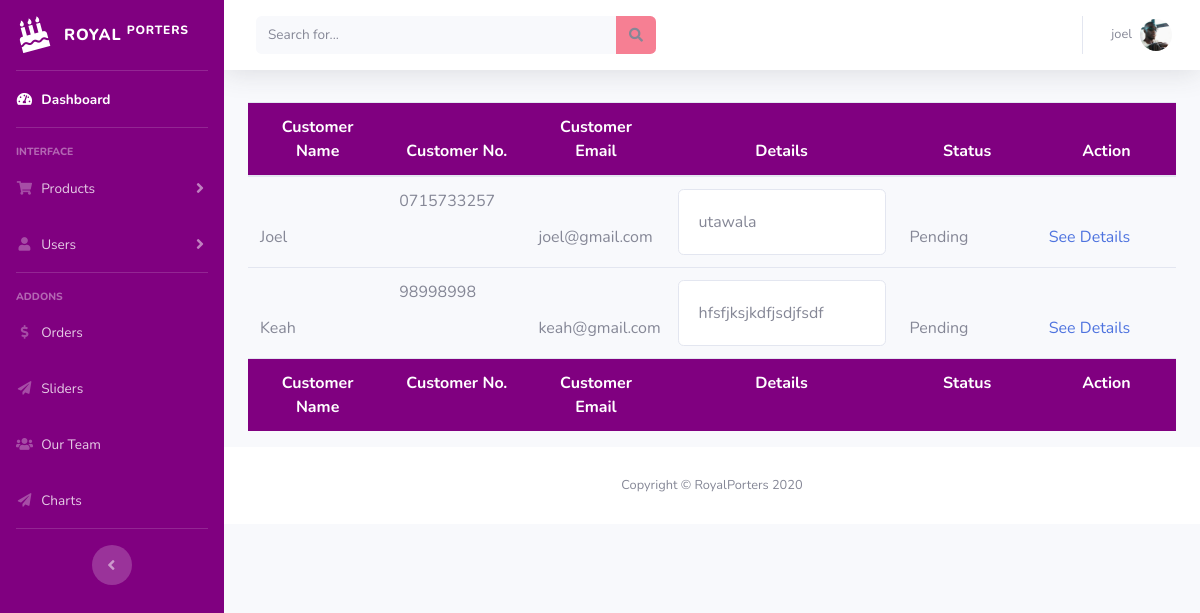
The page /royalporters/admin/pending.php (signed in) on the database its author committed.
### tables this page shows
CREATE TABLE `orders` (
  `order_id` int(255) NOT NULL,
  `customer_name` varchar(255) NOT NULL,
  `customer_id` varchar(255) DEFAULT NULL,
  `customer_email` varchar(255) NOT NULL,
  `customer_number` varchar(255) NOT NULL,
  `customer_address` varchar(255) NOT NULL,
  `cart_id` int(11) NOT NULL,
  `status` varchar(100) NOT NULL DEFAULT 'Pending'
);

### royalporters/admin/pending.php (the view, shortened to what this page needs)
<?php
include("../db.php");
$sql = "SELECT * FROM orders WHERE status = 'Pending'";
$result = mysqli_query($con, $sql);
?>
<!DOCTYPE html>
<html lang="en">
<head>
  <link href="vendor/fontawesome-free/css/all.min.css" rel="stylesheet" type="text/css">
  <link href="css/sb-admin-2.min.css" rel="stylesheet">
  <link rel="stylesheet" href="https://cdn.datatables.net/1.10.20/css/dataTables.bootstrap4.min.css"></link>
</head>
<body id="page-top">
  <div id="wrapper">
    <ul class="navbar-nav sidebar sidebar-dark accordion" id="accordionSidebar" style="background-color: purple">
      <a class="sidebar-brand d-flex align-items-center justify-content-center" href="index.html">
        <div class="sidebar-brand-icon rotate-n-15">
          <i class="fas fa-birthday-cake"></i>
        </div>
        <div class="sidebar-brand-text mx-3">ROYAL <sup>PORTERS</sup></div>
      </a>
      <hr class="sidebar-divider my-0">
      <li class="nav-item active">
        <a class="nav-link" href="<?= BASEURL ?>admin/index_admin.php">
          <i class="fas fa-fw fa-tachometer-alt"></i>
          <span>Dashboard</span></a>
      </li>
      <hr class="sidebar-divider">
      <div class="sidebar-heading">
        Interface
      </div>
      <li class="nav-item">
        <a class="nav-link collapsed" href="#" data-toggle="collapse" data-target="#collapseTwo" aria-expanded="true" aria-controls="collapseTwo">
          <i class="fas fa-fw fa-shopping-cart"></i>
          <span>Products</span>
        </a>
      </li>
      <li class="nav-item">
        <a class="nav-link collapsed" href="#" data-toggle="collapse" data-target="#collapseUtilities" aria-expanded="true" aria-controls="collapseUtilities">
          <i class="fas fa-fw fa-user"></i>
          <span>Users</span>
        </a>
      </li>
      <hr class="sidebar-divider">
      <div class="sidebar-heading">
        Addons
      </div>
      <li class="nav-item">
        <a class="nav-link" href="<?= BASEURL ?>admin/orders.php">
          <i class="fas fa-fw fa-dollar-sign"></i>
          <span>Orders</span></a>
      </li>
      <li class="nav-item">
        <a class="nav-link" href="<?= BASEURL ?>admin/slider.php">
          <i class="fas fa-fw fa-paper-plane"></i>
          <span>Sliders</span></a>
      </li>
      <li class="nav-item">
        <a class="nav-link" href="<?= BASEURL ?>admin/ourteam.php">
          <i class="fas fa-fw fa-users"></i>
          <span>Our Team</span></a>
      </li>
      <li class="nav-item">
        <a class="nav-link" href="<?= BASEURL ?>admin/charts.php">
          <i class="fas fa-fw fa-paper-plane"></i>
          <span>Charts</span></a>
      </li>
      <hr class="sidebar-divider d-none d-md-block">
      <div class="text-center d-none d-md-inline">
        <button class="rounded-circle border-0" id="sidebarToggle"></button>
      </div>
    </ul>
    <div id="content-wrapper" class="d-flex flex-column">
        <div id="content">
        <nav class="navbar navbar-expand navbar-light bg-white topbar mb-4 static-top shadow">
          <form class="d-none d-sm-inline-block form-inline mr-auto ml-md-3 my-2 my-md-0 mw-100 navbar-search">
            <div class="input-group">
              <input type="text" class="form-control bg-light border-0 small" placeholder="Search for..." aria-label="Search" aria-describedby="basic-addon2">
              <div class="input-group-append">
                <button class="btn" type="button" style="background-color: #f67f93">
                  <i class="fas fa-search fa-sm"></i>
                </button>
              </div>
            </div>
          </form>
          <ul class="navbar-nav ml-auto">
            <li class="nav-item dropdown no-arrow">
              <a class="nav-link dropdown-toggle" href="#" id="userDropdown" role="button" data-toggle="dropdown" aria-haspopup="true" aria-expanded="false">
                <span class="mr-2 d-none d-lg-inline text-gray-600 small"><?= $_SESSION['username']; ?></span>
                <img class="img-profile rounded-circle" src="../img/me4.jpg">
              </a>
            </li>
          </ul>
        </nav>
<div class="container-fluid">
        <div class="row">
            <div class="col-md-12">
    <div class="table table-responsive">
        <table id="mytable" class="display" style="width:100%;table-layout:fixed;">
        <thead class="text-center" style="background-color: purple;color: white">
            <tr>
                <th style="width:15%">Customer Name</th>
                <th style="width:15%">Customer No.</th>
                <th style="width:15%">Customer Email</th>
                <th style="width:25%">Details</th>
                <th style="width:15%">Status</th>
                <th style="width:15%">Action</th>
            </tr>
        </thead>
        <tbody>
          <?php
              while($row = mysqli_fetch_array($result)) {
          ?>
            <tr>
                <td class="pt-5"><?= $row['customer_name'] ?></td>
                <td><?= $row['customer_number'] ?></td>
                <td class="pt-5"><?= $row['customer_email'] ?></td>
                <td style="overflow:hidden">
                <div class="card card-body">
                    <?= $row['customer_address']; ?>
                </div>
                </td>
                <td class="pt-5"><?= $row['status'] ?></td>
                <td class="pt-5"><a href="<?= BASEURL . 'admin/orders/order_details.php?id=' . $row['order_id'] ?>">See Details</td>
            </tr>
            <?php
          }
            ?>
        </tbody>
        <tfoot class="text-center" style="background-color: purple;color: white">
            <tr>
                <th style="width:15%">Customer Name</th>
                <th style="width:15%">Customer No.</th>
                <th style="width:15%">Customer Email</th>
                <th style="width:25%">Details</th>
                <th style="width:15%">Status</th>
                <th style="width:15%">Action</th>
            </tr>
        </tfoot>
    </table>
  </div>
            </div>
      </div>
    </div>
    <footer class="sticky-footer bg-white">
    <?php include("footer_admin.php"); ?>

### rows shown on the page
orders: customer_name "Joel", customer_number "0715733257", customer_email "joel@gmail.com", customer_address "utawala", status "Pending"
orders: customer_name "Keah", customer_number "98998998", customer_email "keah@gmail.com", customer_address "hfsfjksjkdfjsdjfsdf", status "Pending"

### other values the page prints
$_SESSION['username'] "joel"
